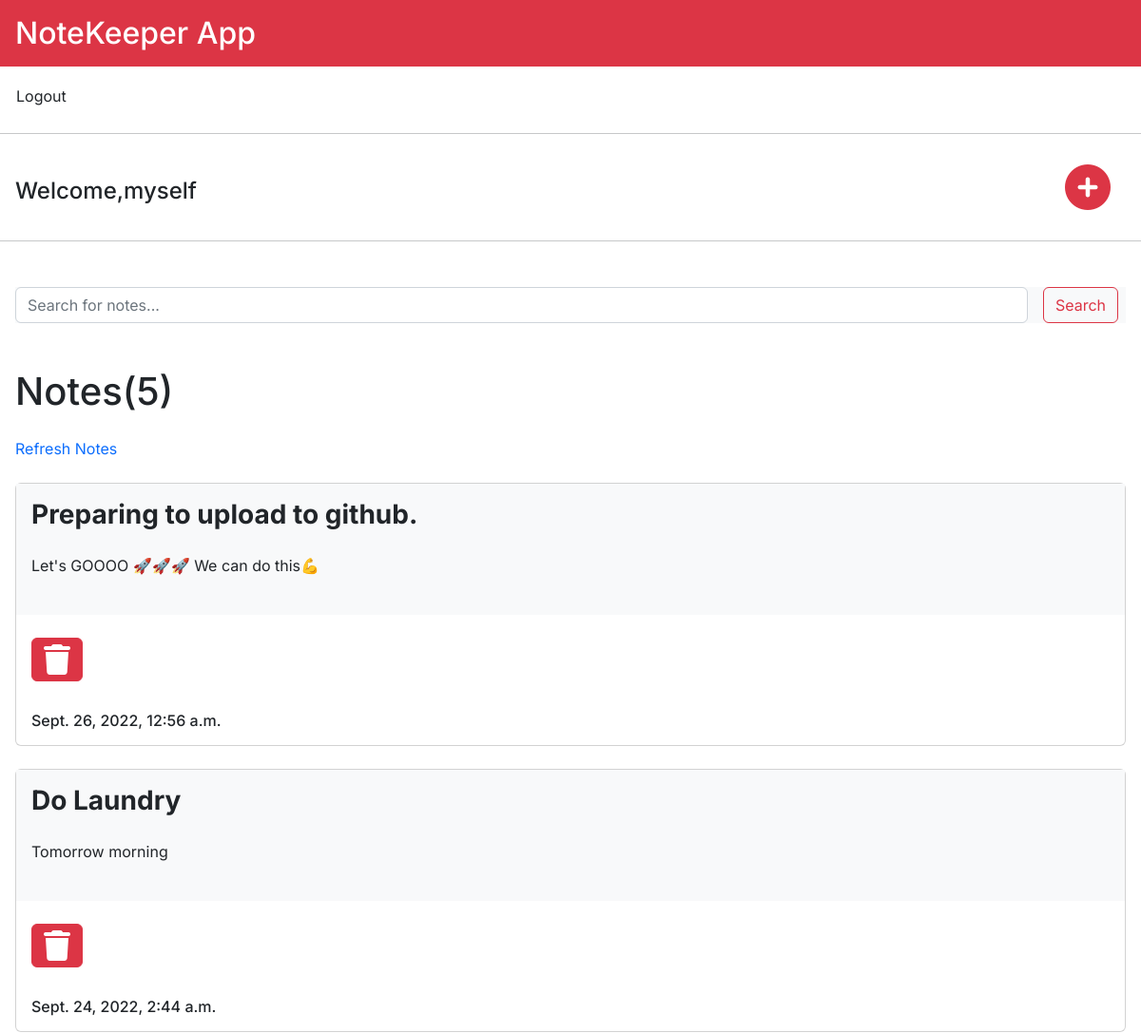
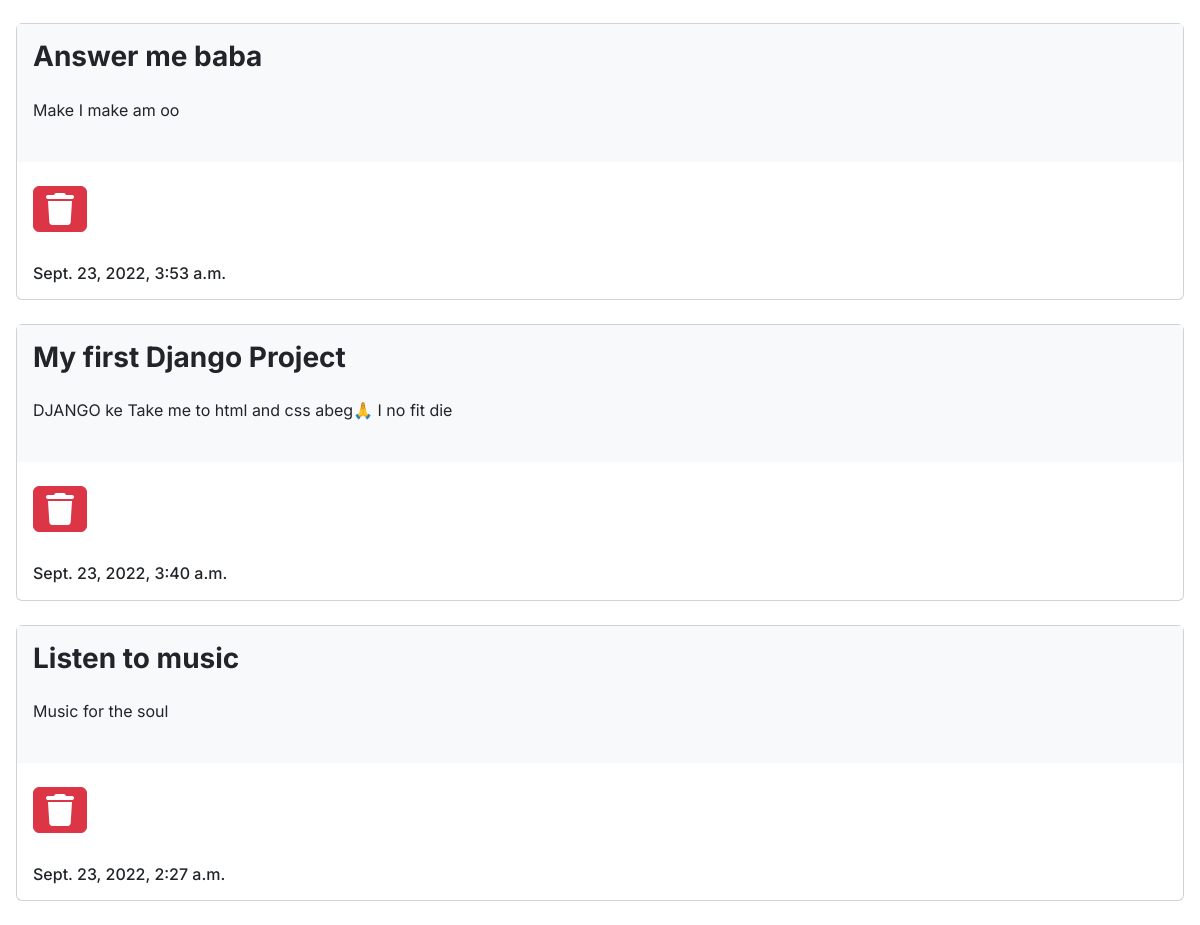
The page / (signed in) on the database its author committed (2 pictures, top to bottom).
### notesapp/models.py (models this page shows, shortened)
class Note(models.Model):
  user = models.ForeignKey(User,on_delete=models.CASCADE,null=True)
  title = models.CharField(max_length = 200)
  description = models.TextField()
  created = models.DateTimeField(auto_now_add = True)

### notesapp/views.py (the view)
# urls.py: path('',views.index,name = 'index'),
@login_required(login_url='login')
def index(request):
    notes = Note.objects.filter(user=request.user)
    q = request.GET.get('q')
    if q:
      notes = Note.objects.filter(Q(title__icontains=q) | Q(description__icontains=q)).filter(user=request.user)
    else:
      q = ''
      notes = Note.objects.filter(user=request.user)
    context = {'notes':notes}
    return render(request,'notesapp/index.html',context)

### notesapp/templates/notesapp/index.html (shortened to what this page needs)
{% extends 'notesapp/main.html' %}
{% block content %}
{% load static %}
<!DOCTYPE html>
<html>
<head>
</head>
<body>
  <h1 class="bg-danger text-white p-3 h2">NoteKeeper App</h1>
   <a href="{% url 'logout' %}" class="btn m-1 h1">Logout</a>
   <hr>
  <div class="d-flex justify-content-between align-items-center">
  <div class="text-left mx-3">
{% if request.user.is_authenticated %}
<h4 class="mt-3">Welcome,{{request.user}}</h4>
  {% endif %}
  </div>
<div class="text-right mx-4">
<a href="{% url 'new_note' %}">
<i class="fa-solid fa-circle-plus fa-3x mb-3 mx-2 mt-3 text-danger"></i>
</a>
</div>
</div>
<hr>
<div class="mx-3 my-5">
<form class="d-flex mb-4 bg-light" method="get">
   <input class="form-control me-2" type="search" placeholder="Search for notes..." name="q">
   <button class="btn btn-outline-danger mx-2" type="submit">Search</button>
  </form>
</div>
<h1 class="m-3 mt-4 mb-4">Notes({{notes.count}})</h1>
<div class="text-right ms-auto text-decoration-none">
<a href="{% url 'index' %}" class="text-right mx-3 text-decoration-none">Refresh Notes</a>
</div>
{% for note in notes reversed %}
<div class="card my-4 mx-3 text-decoration-none">
<a href="{% url 'update_note' note.id  %}" class="text-decoration-none">
<div class="card-body text-decoration-none text-dark bg-light">
<h4 class="card-title h3 fw-bold">{{note.title}}
</h4>
<p class="card-text my-4">
{{note.description|truncatechars:"60"}}</p>
</div>
</a>
<div class="mt-4 mb-3 mx-3 text-right">
<a href="{% url 'delete_note' note.id %}">
  <i class="fa-solid fa-trash fa-2x btn btn-danger text-right"></i>
</a>
</div>
<h6 class="m-3">{{note.created}}</h6>
</div>
{% empty %}
<h4 class="text-center my-4">No notes available...</h4>
{% endfor %}
</body>
</html>
{% endblock %}

### notesapp/templates/notesapp/main.html (shortened to what this page needs)
<!DOCTYPE html>
<html>
<head>
<link href="https://cdn.jsdelivr.net/npm/bootstrap@5.2.1/dist/css/bootstrap.min.css" rel="stylesheet">
<link rel="stylesheet"
href="https://cdnjs.cloudflare.com/ajax/libs/font-awesome/6.2.0/css/all.min.css">
</head>
<body>
{% block content %}
{% load crispy_forms_tags %}
{% load crispy_forms_filters %}
{% endblock %}
</body>
</html>

### notesapp/templates/notesapp/main.html (style rules this page uses)
body { font-family: 'Inter', sans-serif; }

### rows shown on the page
Note: title "Preparing to upload to github.", description "Let's GOOOO 🚀🚀🚀 We can do this💪", created "Sept. 26, 2022, 12:56 a.m."
Note: title "Do Laundry", description "Tomorrow morning", created "Sept. 24, 2022, 2:44 a.m."
Note: title "Answer me baba", description "Make I make am oo", created "Sept. 23, 2022, 3:53 a.m."
Note: title "My first Django Project", description "DJANGO ke Take me to html and css abeg🙏 I no fit die", created "Sept. 23, 2022, 3:40 a.m."
Note: title "Listen to music", description "Music for the soul", created "Sept. 23, 2022, 2:27 a.m."

### other values the page prints
{{ request.user }} "myself"
{{ notes.count }} "5"
